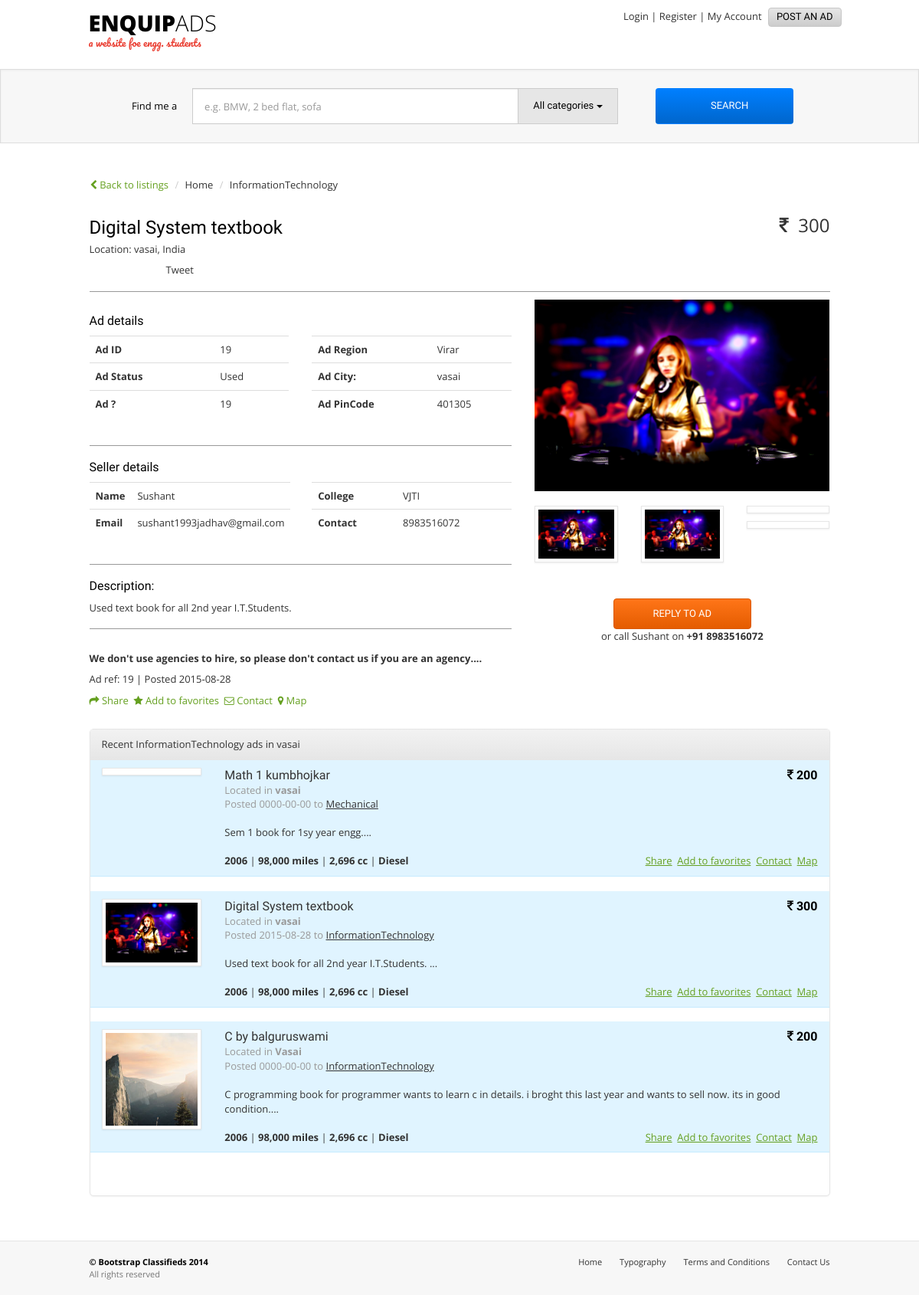
The page /details.php?adId=19&opId=2 on the database its author committed.
### tables this page shows
CREATE TABLE IF NOT EXISTS `ads` (
  `adId` int(11) NOT NULL AUTO_INCREMENT,
  `adHeading` varchar(255) NOT NULL,
  `adText` text NOT NULL,
  `adPrice` double NOT NULL,
  `adPincode` int(15) NOT NULL,
  `adImg1` varchar(500) DEFAULT NULL,
  `adImg2` varchar(500) DEFAULT NULL,
  `adImg3` varchar(500) DEFAULT NULL,
  `adImg4` varchar(500) DEFAULT NULL,
  `uId` int(11) DEFAULT NULL,
  `adRegion` varchar(255) NOT NULL,
  `adKey` varchar(500) NOT NULL,
  `opId` int(11) NOT NULL,
  `adStatus` varchar(100) NOT NULL,
  `adCity` varchar(500) NOT NULL,
  `adCountry` varchar(200) NOT NULL,
  `adDate` date NOT NULL,
  PRIMARY KEY (`adId`),
  KEY `uId` (`uId`),
  KEY `oId` (`opId`)
);

CREATE TABLE IF NOT EXISTS `options` (
  `opId` int(11) NOT NULL,
  `opName` varchar(255) NOT NULL,
  `cId` int(11) NOT NULL,
  PRIMARY KEY (`opId`),
  KEY `cId` (`cId`)
);

CREATE TABLE IF NOT EXISTS `users` (
  `uId` int(11) NOT NULL AUTO_INCREMENT,
  `uEmail` varchar(255) NOT NULL,
  `uFirstname` varchar(255) NOT NULL,
  `uLastname` varchar(255) NOT NULL,
  `uPassword` varchar(255) NOT NULL,
  `uCity` varchar(255) NOT NULL,
  `uState` varchar(255) NOT NULL,
  `uPhone` varchar(13) NOT NULL,
  `uAddress` varchar(255) NOT NULL,
  `uPincode` varchar(15) NOT NULL,
  `uCollege` varchar(500) NOT NULL,
  PRIMARY KEY (`uId`)
);

### details.php (the view, shortened to what the rows shown need)
<?php
 $adid=$_GET['adId'];
 $opid=$_GET['opId'];
?>
<!DOCTYPE html>
<html lang="en">
    <head>
        <link id="switch_style" href="css/bootstrap.css" rel="stylesheet">
        <link href="css/theme.css" rel="stylesheet">
        <link href="css/dropzone.css" rel="stylesheet">
        <link href="//netdna.bootstrapcdn.com/font-awesome/4.0.3/css/font-awesome.css" rel="stylesheet">
        <link rel="stylesheet" type="text/css" href="js/fancybox/jquery.fancybox.css?v=2.1.5" media="screen" />
        <link rel="stylesheet" type="text/css" href="js/fancybox/helpers/jquery.fancybox-buttons.css?v=2.1.5" media="screen" />
    </head>
    <body>
            <div class="container" id="listings-page">
    <div class="row">
        <div class="col-sm-12 listing-wrapper listings-top listings-bottom">
            <br />
            <br />
                <?php $dbhost = "localhost";
                    $dbuser = "root";
                    $dbpass = "";
                    $dbcon = mysql_connect($dbhost,$dbuser,$dbpass);
                    $sql_ad="SELECT ads.*,users.*,options.* FROM ads left join users on ads.uId=users.uId inner join options on ads.opId=options.opId where ads.adId=$adid and ads.opId=$opid ";
                    $result_ad =mysql_query($sql_ad,$dbcon);
                    while($ad=mysql_fetch_object($result_ad)){
            ?>
            <div class="row">
                <div class="col-sm-7">
                    <ol class="breadcrumb">
                        <li><a href="listings.php" class="link-info"><i class="fa fa-chevron-left"></i> Back to listings</a></li>
                        <li><a href="#">Home</a></li>
                        <li class="active"><a href="#"><?php echo $ad->opName;?></a></li>
                    </ol>
                </div>
            </div>
            <div class="row">
                <div class="col-sm-7">
                    <h1><?php echo $ad->adHeading; ?> </h1>
                    <p>Location: <?php echo $ad->adCity;?>, <?php echo $ad->adCountry;?></p>
                </div>
                <div class="col-sm-5">
                    <p class="price"><i class="fa fa-inr"></i>&nbsp; <?php echo $ad->adPrice;?></p>
                </div>
            </div>			<div class="row">
            <div class="col-sm-7">
                <div class="row">
                    <div class="col-xs-3" style="width: 100px;">
                    </div>
                    <div class="col-xs-3" style="width: 100px;">
                        <a href="https://twitter.com/share" class="twitter-share-button">Tweet</a>
                    </div>
                    <div class="col-xs-3" style="width: 100px;">
                    </div>
                </div>
            </div>
            </div>
            <hr />
            <div class="row">
                <div class="col-sm-7">
                    <h3>Ad details</h3>
                    <div class="row">
                        <div class="col-xs-6">
                            <table class="table">
                                <tbody>
                                    <tr>
                                        <th>Ad ID</th>
                                        <td><?php echo $ad->adId;?></td>
                                    </tr>
                                    <tr>
                                        <th>Ad Status</th>
                                        <td><?php echo $ad->adStatus;?></td>
                                    </tr>
                                    <tr>
                                        <th>Ad ?</th>
                                        <td><?php echo $ad->adId;?></td>
                                    </tr>
                                </tbody>
                            </table>
                        </div>
                        <div class="col-xs-6">
                            <table class="table">
                                <tbody>
                                    <tr>
                                        <th>Ad Region</th>
                                        <td><?php echo $ad->adRegion;?></td>
                                    </tr>
                                    <tr>
                                        <th>Ad City:</th>
                                        <td><?php echo $ad->adCity;?></td>
                                    </tr>
                                    <tr>
                                        <th>Ad PinCode</th>
                                        <td><?php echo $ad->adPincode;?></td>
                                    </tr>
                                </tbody>
                            </table>
                        </div>
                        <br/>
                    </div>
                    <hr>
                    <h3>Seller details</h3>
                    <div class="row">
                        <div class="col-xs-6">
                            <table class="table">
                                <tbody>
                                    <tr>
                                        <th>Name</th>
                                        <td><?php echo $ad->uFirstname;?></td>
                                    </tr>
                                    <tr>
                                        <th>Email</th>
                                        <td><?php echo $ad->uEmail;?></td>
                                    </tr>
                                </tbody>
                            </table>
                        </div>
                        <div class="col-xs-6">
                            <table class="table">
                                <tbody>
                                    <tr>
                                        <th>College </th>
                                        <td><?php echo $ad->uCollege;?></td>
                                    </tr>
                                    <tr>
                                        <th>Contact </th>
                                        <td><?php echo $ad->uPhone;?></td>
                                    </tr>
                                </tbody>
                            </table>
                        </div>
                        <br/>
                    </div>
                    <hr>
                    <p>
                    <h3>Description:</h3>
                    <?php echo $ad->adText;?>
                    <hr>
                    <p>
                        <br><strong>We don't use agencies to hire, so please don't contact us if you are an agency.... </strong>
                    </p>
                    <p>Ad ref: <?php echo $ad->adId;?> | Posted <?php echo $ad->adDate;?></p>
                    <p>
                        <span class="classified_links ">
                            <a class="link-info" href="#"><i class="fa fa-share"></i> Share</a>&nbsp;
                            <a class="link-info " href="#"><i class="fa fa-star"></i> Add to favorites</a>
                            &nbsp;<a class="link-info " href="#"><i class="fa fa-envelope-o"></i> Contact</a>
                            &nbsp;<a class="link-info fancybox-media" href="http://maps.google.com/?q=<?php echo $ad->adCity;?>"><i class="fa fa-map-marker"></i> Map</a></span>
                    </p>
                </div>
                <div class="col-sm-5 center zoom-gallery">
                    <div class="row center">
                        <div class="col-sm-12">
                            <a class="fancybox" rel="group" href="css/images/single/1.jpg">
                                <img id="img_01" alt="" class="raised" src="<?php echo $ad->adImg1;?>" style="width: 100%" />
                            </a>
                            <br />
                            <br />
                            <div class="row" id="gallery" >
                                                                <div class="col-xs-4" style="margin-bottom: 10px;">
                                    <a href="css/images/2.jpg" class="fancybox thumbnail" rel="group" >
                                        <img alt="" src="<?php echo $ad->adImg1;?>" style="width: 100%" />
                                    </a>
                                </div>
                                                                <div class="col-xs-4" style="margin-bottom: 10px;">
                                    <a href="css/images/single/3.jpg" class="fancybox thumbnail" rel="group" >
                                        <img alt="" src="<?php echo $ad->adImg2;?>" style="width: 100%" />
                                    </a>
                                </div>
                                                                <div class="col-xs-4" style="margin-bottom: 10px;">
                                    <a href="css/images/single/4.jpg" class="fancybox thumbnail" rel="group" >
                                    </a>
                                </div>
                                                                <div class="col-xs-4" style="margin-bottom: 10px;">
                                    <a href="css/images/single/5.jpg" class="fancybox thumbnail" rel="group" >
                                    </a>
                                </div>
                            </div>
                        </div>
                    </div>
                    <br />
                    <br />
                    <div class="col-sm-12" style="text-align: center; margin: 0 auto">
                        <button data-toggle="modal" data-target="#myModal" class="btn btn-warning" style="text-align: center;width: 180px; " type="button">Reply to ad</button>
                        <br />
                        <p>or call <?php echo $ad->uFirstname;?> on <strong>+91&nbsp;<?php echo $ad->uPhone;?></strong></p>
                    </div>
                    <br />
                </div>
            </div>
            <div class="col-sm-12 listings">
                                <br />
                <div class="row">
                    <div class="panel panel-default recent-listings hidden-xs">
                        <div class="panel-heading">Recent <?php echo $ad->opName ;?> ads in <?php echo $ad->adCity;?></div>
                        <div class="panel-body">
                        <?php
                        $dbhost = "localhost";
                    $dbuser = "root";
                    $dbpass = "";
                    $dbcon = mysql_connect($dbhost,$dbuser,$dbpass);
                    $city=$ad->adCity;
                    $sql_city="SELECT ads.*,options.* FROM ads left join options on ads.opId=options.opId  where  ads.adCity  like '%{$city}%' ";
                    $result_city = mysql_query($sql_city,$dbcon);
                        while($adcity = mysql_fetch_object($result_city)){?>
                            <div class="row premium  listing-row">
                                <div class="col-sm-2">
                                    <a href="details.php?adId=<?php echo $adcity->adId;?>&opId=<?php echo $adcity->opId;?>" class="thumbnail " ><img alt="" src="<?php echo $adcity->adImg1;?>"></a>
                                </div>
                                <div class="col-sm-10">
                                    <div class="row">
                                        <div class="col-sm-9">
                                            <h3><a class=""  href="details.php?adId=<?php echo $adcity->adId;?>&opId=<?php echo $adcity->opId;?>"><?php echo $adcity->adHeading;?></a></h3>
                                        </div>
                                        <div class="col-sm-3">
                                            <h3 class="price-text"><strong><i class="fa fa-inr"></i>&nbsp;<?php echo $adcity->adPrice;?></strong></h3>
                                        </div>
                                    </div>
                                    <div class="row">
                                        <div class="col-sm-12">
                                            <p class="muted">Located in <strong><?php echo $adcity->adCity;?></strong></p>
                                            <p class="muted">Posted <?php echo $adcity->adDate;?> to <a href="#" class="underline"><?php echo $adcity->opName;?></a></p><br />
                                            <p><?php echo $adcity->adText;?>...</p><br />
                                        </div>
                                    </div>
                                </div>
                                <div class="col-sm-12">
                                    <div class="row">
                                        <div class="col-sm-2"></div>
                                        <div class="col-sm-5">
                                            <p class="ad-description">
                                                <strong>2006</strong> |
                                                <strong>98,000 miles</strong> |
                                                <strong>2,696 cc</strong> |
                                                <strong>Diesel</strong>
                                            </p>
                                        </div>
                                        <div class="col-sm-5">
                                            <p>
                                                <span class="classified_links pull-right">
                                                    <a class="link-info underline" href="#">Share</a>&nbsp;
                                                    <a class="link-info underline" href="#">Add to favorites</a>
                                                    &nbsp;<a class="link-info underline" href="#">Contact</a>
                                                    &nbsp;<a class="link-info underline" href="http://maps.google.com/?q=<?php echo $adcity->adCity;?>">Map</a></span>
                                            </p>
                                        </div>
                                    </div>
                                </div>
                            </div>
                            <br/>
                            <?php  }?>
                            <br />
                            <br />
                        </div>
                    </div>
                </div>
            </div>
        </div>
    </div>
</div>
<div class="footer">
    <div class="container">
        <div class="row">
            <div class="col-sm-4 col-xs-12">
                <p><strong>&copy; Bootstrap Classifieds 2014</strong></p>
                <p>All rights reserved</p>
            </div>
            <div class="col-sm-8 col-xs-12">
                <p class="footer-links">
                    <a href="index.php" class="active">Home</a>
                    <a href="typography.php">Typography</a>
                    <a href="terms.php">Terms and Conditions</a>
                    <a href="contact.php">Contact Us</a>
                </p>
            </div>
        </div>
    </div>
</div>
<?php  }?>
</body>
</html>

### rows shown on the page
ads: opId.opName "InformationTechnology", adHeading "Digital System textbook", adCity "vasai", adCountry "India", adPrice "300", adId "19", adStatus "Used", adRegion "Virar", adPincode "401305", uId.uFirstname "Sushant", uId.uEmail "sushant1993jadhav@gmail.com", uId.uCollege "VJTI", uId.uPhone "8983516072", adText "Used text book for all 2nd year I.T.Students.", adDate "2015-08-28", adImg1 (picture), adImg2 (picture)
ads: adHeading "Math 1 kumbhojkar", adPrice "200", adCity "vasai", adDate "0000-00-00", opId.opName "Mechanical", adText "Sem 1 book for 1sy year engg."
ads: adImg1 (picture), adHeading "C by balguruswami", adPrice "200", adCity "Vasai", adDate "0000-00-00", opId.opName "InformationTechnology", adText "C programming book for programmer wants to learn c in details. i broght this last year and wants to sell now. its in good condition."
